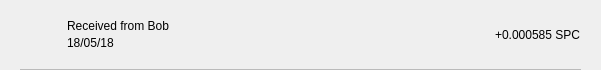
<?xml version="1.0" encoding="UTF-8"?>
<ui version="4.0">
 <class>TxRow</class>
 <widget class="QWidget" name="TxRow">
  <property name="geometry">
   <rect>
    <x>0</x>
    <y>0</y>
    <width>601</width>
    <height>70</height>
   </rect>
  </property>
  <property name="minimumSize">
   <size>
    <width>0</width>
    <height>40</height>
   </size>
  </property>
  <property name="windowTitle">
   <string>Form</string>
  </property>
  <layout class="QVBoxLayout" name="verticalLayout_3">
   <property name="spacing">
    <number>0</number>
   </property>
   <property name="leftMargin">
    <number>0</number>
   </property>
   <property name="topMargin">
    <number>0</number>
   </property>
   <property name="rightMargin">
    <number>0</number>
   </property>
   <property name="bottomMargin">
    <number>0</number>
   </property>
   <item>
    <widget class="QWidget" name="rowContainer" native="true">
     <layout class="QVBoxLayout" name="verticalLayout_2">
      <property name="spacing">
       <number>9</number>
      </property>
      <property name="leftMargin">
       <number>20</number>
      </property>
      <property name="topMargin">
       <number>9</number>
      </property>
      <property name="rightMargin">
       <number>20</number>
      </property>
      <property name="bottomMargin">
       <number>0</number>
      </property>
      <item>
       <widget class="QFrame" name="frame">
        <property name="styleSheet">
         <string notr="true">border:none;</string>
        </property>
        <property name="frameShape">
         <enum>QFrame::StyledPanel</enum>
        </property>
        <property name="frameShadow">
         <enum>QFrame::Raised</enum>
        </property>
        <layout class="QHBoxLayout" name="horizontalLayout" stretch="0,2,0">
         <property name="leftMargin">
          <number>0</number>
         </property>
         <property name="topMargin">
          <number>0</number>
         </property>
         <property name="rightMargin">
          <number>0</number>
         </property>
         <property name="bottomMargin">
          <number>0</number>
         </property>
         <item>
          <widget class="QPushButton" name="icon">
           <property name="focusPolicy">
            <enum>Qt::NoFocus</enum>
           </property>
           <property name="styleSheet">
            <string notr="true">border:none;</string>
           </property>
           <property name="text">
            <string/>
           </property>
           <property name="iconSize">
            <size>
             <width>28</width>
             <height>28</height>
            </size>
           </property>
          </widget>
         </item>
         <item>
          <layout class="QVBoxLayout" name="verticalLayout">
           <property name="spacing">
            <number>3</number>
           </property>
           <property name="leftMargin">
            <number>9</number>
           </property>
           <item>
            <widget class="QLabel" name="lblAddress">
             <property name="styleSheet">
              <string notr="true"/>
             </property>
             <property name="text">
              <string>Received from Bob</string>
             </property>
             <property name="alignment">
              <set>Qt::AlignBottom|Qt::AlignLeading|Qt::AlignLeft</set>
             </property>
            </widget>
           </item>
           <item>
            <widget class="QLabel" name="lblDate">
             <property name="styleSheet">
              <string notr="true"/>
             </property>
             <property name="text">
              <string>18/05/18</string>
             </property>
             <property name="alignment">
              <set>Qt::AlignLeading|Qt::AlignLeft|Qt::AlignTop</set>
             </property>
            </widget>
           </item>
          </layout>
         </item>
         <item>
          <widget class="QLabel" name="lblAmount">
           <property name="styleSheet">
            <string notr="true"/>
           </property>
           <property name="text">
            <string>+0.000585 SPC</string>
           </property>
          </widget>
         </item>
        </layout>
       </widget>
      </item>
      <item>
       <widget class="QLabel" name="lblDivisory">
        <property name="minimumSize">
         <size>
          <width>0</width>
          <height>1</height>
         </size>
        </property>
        <property name="maximumSize">
         <size>
          <width>16777215</width>
          <height>1</height>
         </size>
        </property>
        <property name="styleSheet">
         <string notr="true">background-color:#bababa;</string>
        </property>
        <property name="text">
         <string/>
        </property>
        <property name="alignment">
         <set>Qt::AlignBottom|Qt::AlignLeading|Qt::AlignLeft</set>
        </property>
       </widget>
      </item>
     </layout>
    </widget>
   </item>
  </layout>
 </widget>
 <resources/>
 <connections/>
</ui>
